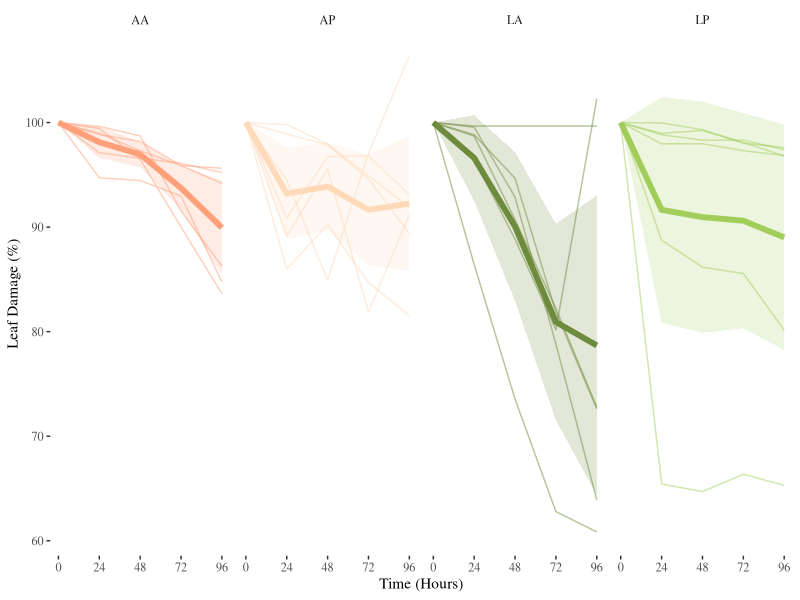
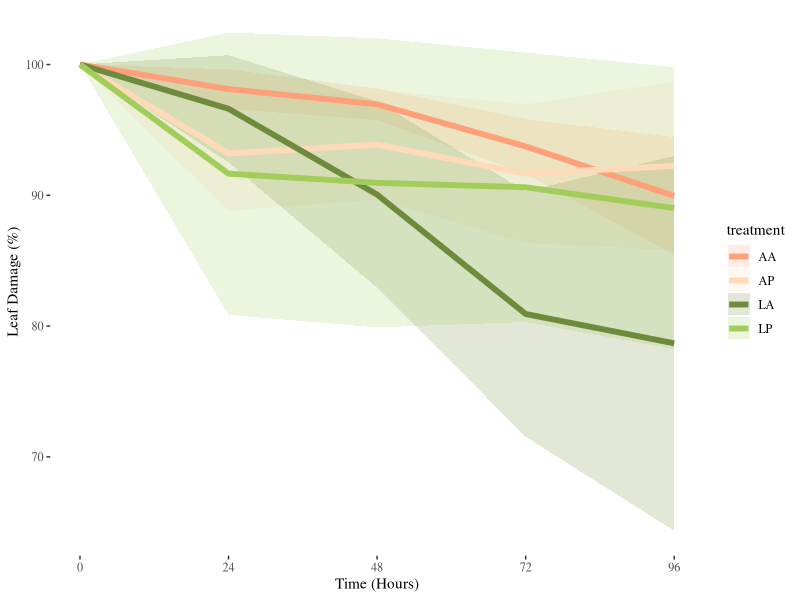
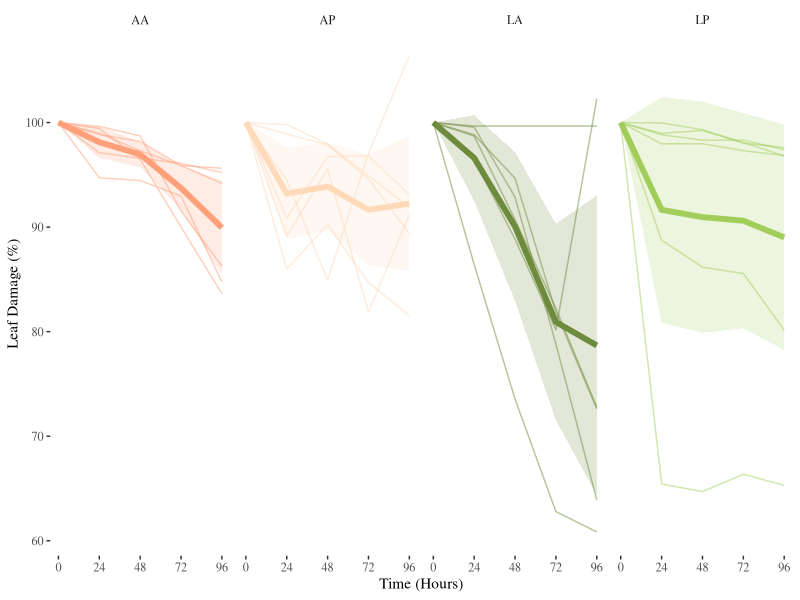
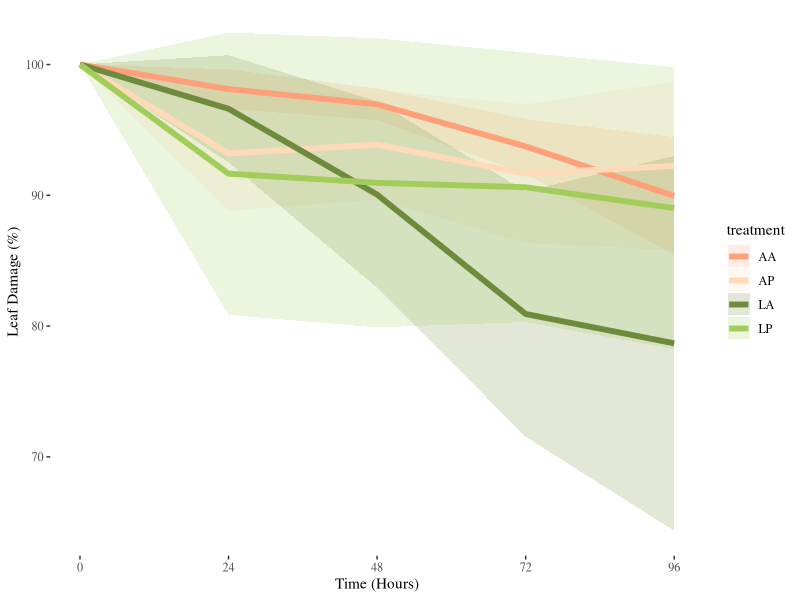

The R script that drew these images, in order:
library(tidyverse)
library(ggplot2)
library(ggthemes)

df <- read.csv("olivia/Harvard Master2.csv") %>%
  rename(`24` = Damage.at.24.HR....,
         `48` = Damage.at.48.HR....,
         `72` = Damage.at.72.HR....,
         `96` = Damage.at.96.HR....) %>%
  mutate(`0` = 100,
         treatment = str_extract(Leaf.Number, "^..")) %>%
  select(id = Leaf.Number, treatment, `0`, `24`, `48`, `72`, `96`) %>%
  pivot_longer(`0`:`96`, names_to = "time", values_to = "damage") %>%
  mutate(time = as.integer(time))

# add in dummy data
# (things should usually go down but they may go up a little with the dummy data)

df$damage[is.na(df$damage)] <- 100 - (rlnorm(length(df$damage[is.na(df$damage)]), 0, 0.5 ) *
                                        df$time[is.na(df$damage)]/6)

# summarize

df.sum <- df %>%
  group_by(treatment, time) %>%
  summarise(meanDamage = mean(damage), se = sd(damage)/sqrt(6)) %>%
  mutate(semax = meanDamage + (1.96*se),
         semin = meanDamage - (1.96*se))


# make figure
ggplot(data = df.sum, aes(x = time, y = meanDamage)) +
  geom_ribbon(aes(ymin = semin, ymax = semax, fill = treatment),
              alpha = .2) +
  geom_line(aes(color = treatment), linewidth = 2) +
  geom_line(data = df, aes(y = damage, group = id, color = treatment),
            linewidth = 0.5, alpha = 0.5) +
  xlab("Time (Hours)")+
  ylab("Leaf Damage (%)")+
  scale_x_continuous(
    name = "Time (Hours)",
    breaks = seq(0, 96, by = 24),
    limits = c(0, 96),
    labels = scales::comma
  ) +
  facet_wrap(~treatment, nrow = 1)+
  theme_tufte() +
  theme(legend.position = "none")+
  scale_fill_manual(values = c("lightsalmon","peachpuff","darkolivegreen4","darkolivegreen3"))+
  scale_color_manual(values = c("lightsalmon","peachpuff","darkolivegreen4","darkolivegreen3"))
  

ggsave("olivia/totalLeafDamage.png") #rename and save image


ggplot(data = df.sum, aes(x = time, y = meanDamage)) +
  geom_ribbon(aes(ymin = semin, ymax = semax, fill = treatment),
              alpha = .2) +
  geom_line(aes(color = treatment), linewidth = 2) +
  xlab("Time (Hours)")+
  ylab("Leaf Damage (%)")+
  scale_x_continuous(
    name = "Time (Hours)",
    breaks = seq(0, 96, by = 24),
    limits = c(0, 96),
    labels = scales::comma
  ) +
  theme_tufte() +
  scale_fill_manual(values = c("lightsalmon","peachpuff","darkolivegreen4","darkolivegreen3"))+
  scale_color_manual(values = c("lightsalmon","peachpuff","darkolivegreen4","darkolivegreen3"))


ggsave("olivia/meanDamage.png")
